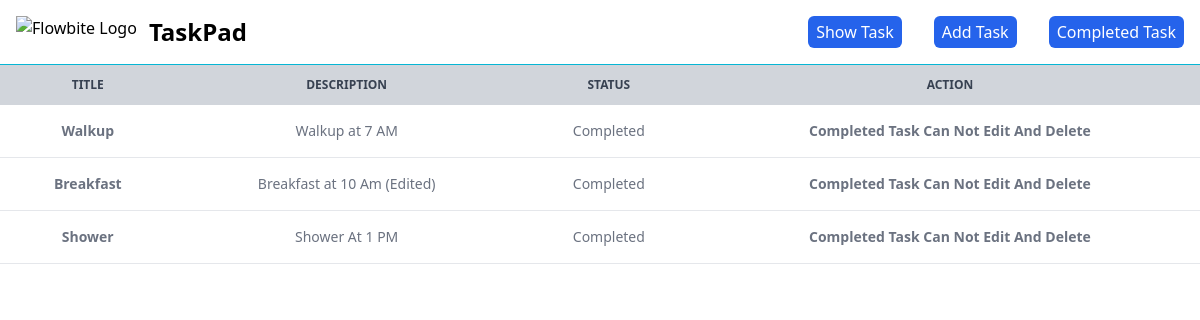
The app's page /completed/ with its own data.
### app1/models.py (models this page shows)
class YourTask(models.Model):
    id = models.AutoField(primary_key=True)
    title = models.CharField(max_length=30)
    description = models.CharField(max_length=50)
    is_completed = models.IntegerField(default=0)

### app1/views.py (the view)
# urls.py: path('completed/',CompletedPage,name='completedd'),
def CompletedPage(request):
    completed_tasks = YourTask.objects.filter(is_completed=1)
    return render(request,'completed_task.html',{'completed_tasks': completed_tasks})

### app1/templates/completed_task.html
{% extends 'base.html' %}
{% block content %}
<div class="relative overflow-x-auto">
    <table class="w-full text-sm text-left text-gray-500 dark:text-gray-400">
        <thead class="text-xs text-gray-700 uppercase bg-gray-300 dark:bg-gray-700 dark:text-gray-400">
            <tr>
                <th scope="col" class="px-6 py-3 text-center">
                    Title
                </th>
                <th scope="col" class="px-6 py-3 text-center">
                    Description
                </th>
                <th scope="col" class="px-6 py-3 text-center">
                    Status
                </th>
                <th scope="col" class="px-6 py-3 text-center text-center">
                    Action
                </th>
            </tr>
        </thead>
        <tbody>
            {% for item in completed_tasks %}
            {% if item.is_completed == 1 %}
            <tr class="bg-white border-b dark:bg-gray-800 dark:border-gray-700">
                <th class="px-6 py-4 text-center">
                    {{ item.title }}
                </th>
                <td class="px-6 py-4 text-center">
                    {{ item.description }}
                </td>
                <td class="px-6 py-4 mx-auto flex justify-around">
                    Completed
                </td>
                <th class="px-6 py-4 text-center">
                    Completed Task Can Not Edit And Delete
                </th>
            </tr>
            {% endif %}
            {% endfor %}
        </tbody>
    </table>
</div>
{% endblock %}

### records on screen
YourTask: title "Walkup", description "Walkup at 7 AM"
YourTask: title "Breakfast", description "Breakfast at 10 Am (Edited)"
YourTask: title "Shower", description "Shower At 1 PM"
